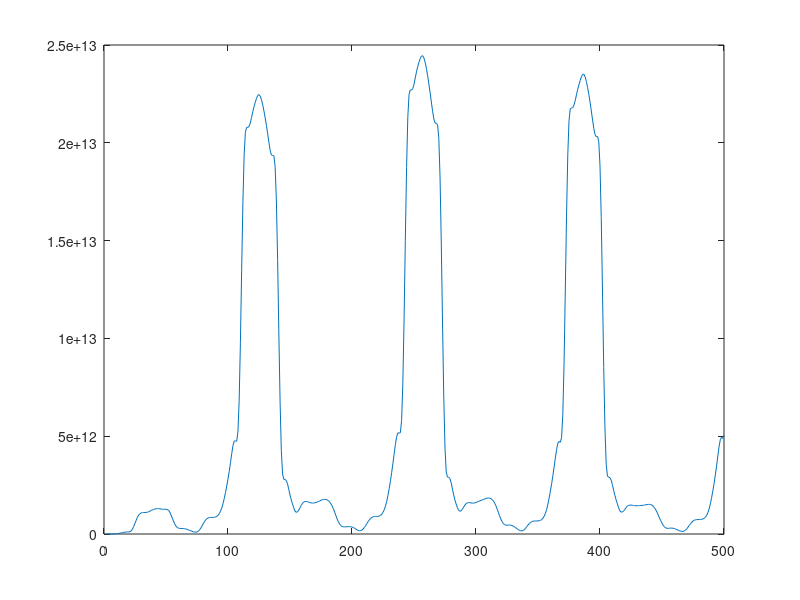

This chart was generated by the following MATLAB code:
clear all; 
close all;
clc;

%% Load a signal


signal = load('ecg_normal_1.mat');
data = signal.ecg;
Fs = signal.Fs; % Sampling frequency



%% Band-pass filter 

% Low-pass filter 

b1=[1 0 0 0 0 0 -2 0 0 0 0 0 1];
a1=[1 -2 1];

Y1 = filter(b1, a1, data); 

% High-pass filter 

b2=zeros(1, 33);
b2(1)=-1;
b2(17)=32;
b2(18)=-32;
b2(33)=1;
a2=[1 -1];

Y2=filter(b2,a2,Y1); % combination of the two filters resulting in the band-pass filter 


% subplot(2,2,1);
% plot(data(1:500), 'blue');
% 
% subplot(2,2,2);
% plot(Y1(1:500), 'red');
% 
% subplot(2,2,3);
% plot(Y2(1:500), 'green');



%% Differenciation 

b3=Fs/8.*[1 2 0 -2 1];
a3=[1]; % the delay of 2 samples is for now ignored 

Y3=filter(b3, a3, Y2);

% subplot(2,2,4);
% plot(Y3(1:500));


%% Intensification of local etrema

Ssq = abs(Y3).^2;

% figure(2) 
% plot(Ssq(1:500));

%% Moving Window Integration

N=30; % average QRS window length


b4=1/N.*ones(1,N);
a4=[1]

Smwi=filter(b4, a4, Ssq);

plot(Smwi(1:500));

%% Threesholding 

%% Detection of maxima 



